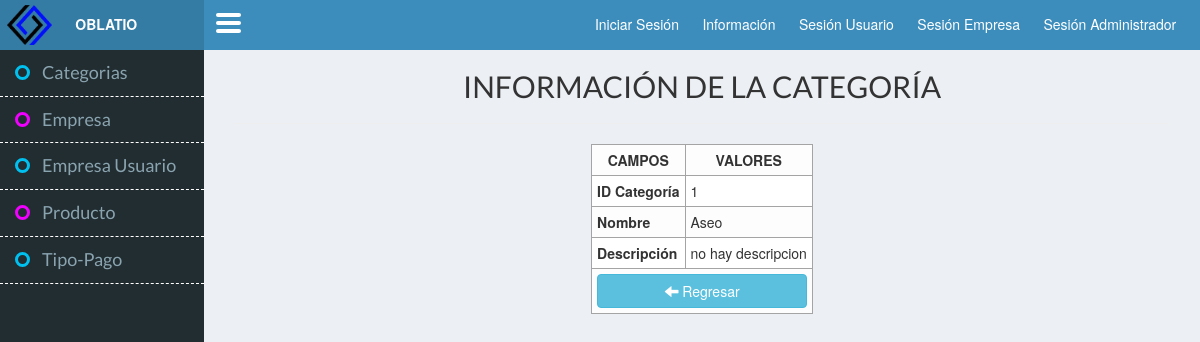
Screenshot of /index.php?controller=categoria&action=ver&codigo=1 with the database file from the repository.
### tables this page shows
CREATE TABLE `categoria` (
  `cat_id` int(11) NOT NULL,
  `cat_nombre` varchar(30) NOT NULL,
  `cat_descripcion` varchar(200) NOT NULL
);

### core/ControladorBase.php (called while the page is built, shortened)
<?php
class ControladorBase {
    protected $layout;
    public function __construct() {
        require_once 'Conectar.php';
        require_once 'EntidadBase.php';
        if (isset($_SESSION['adm_tipo_administrador'])) {
            $this->layout = 'admin';
        }elseif (isset ( $_SESSION['emp_cod'])) {
            $this->layout = 'empresa';
        } elseif (isset ( $_SESSION['usu_cod'])) {
            $this->layout = 'usuario';
        }
        else {
            $this->layout = 'principal';
        }
    }
    public function view($vista, $datos = null) {
        require_once 'view/layouts/' . $this->layout . '.php';
    }
}
?>

### core/Conectar.php (called while the page is built)
<?php
class Conectar
{
    private $driver;
    private $host, $user, $pass, $database, $charset;
    public function __construct()
    {
        $db_cfg = require_once 'config/database.php';
        $this->driver =$db_cfg["driver"];
        $this->host =$db_cfg["host"];
        $this->user =$db_cfg["user"];
        $this->pass =$db_cfg["pass"];
        $this->database =$db_cfg["database"];
        $this->charset =$db_cfg["charset"];
    }
    public function conexion()
    {
        if ($this->driver == "mysql" || $this->driver == null){
            $con = new mysqli($this->host, $this->user, $this->pass, $this->database);
            $con->query("SET NAMES '".$this->charset."'");
        }
        return $con;
    }
}
?>

### config/database.php (called while the page is built)
<?php
return array(
    "driver"    =>"mysql",
    "host"      =>"localhost",
    "user"      =>"root",
    "pass"      =>"",
    "database"  =>"oblatio_mvc_bd",
    "charset"   =>"utf8"
);
?>

### model/Categorias.php (called while the page is built, shortened)
<?php
class Categorias extends EntidadBase {
    public function __construct($adapter) {
        $table = "categoria";
    }
}
?>

### core/EntidadBase.php (called while the page is built, shortened)
<?php
class EntidadBase {
    private $table;
    private $db;
    public function __construct($table, $adapter) {
        $this->table = (string) $table;
        $this->db = $adapter;
    }
    public function getById($id, $primaryKey) {
        $query = $this->db->query("SELECT * FROM $this->table WHERE " . $primaryKey . "=" . $id);
        $resultSet = null;
        if ($row = $query->fetch_object()) {
            $resultSet = $row;
        } else {
            echo "No se pudo mostrar lo que busca, por favor contacte al administrador";
        }
        return $resultSet;
    }
}
?>

### view/categoria/verCategoriasView.php (the view)
<div id="" class="col-xs-12">
    <h3 class="textoCentrado FuenteTitulo tamanioFuente2">INFORMACIÓN DE LA CATEGORÍA</h3>
    <hr/>
</div>
<div id="" class="col-xs-12">
    <table id="tabla" class="centrarTabla">
        <thead>
            <tr>
                <th class="textoCentrado">CAMPOS</th>
                <th class="textoCentrado">VALORES</th>
            </tr>
        </thead>
        <tbody>
            <?php
            if (isset($getEdit)) {
                ?>
                <tr>
                    <td><strong>ID Categoría</strong></td>
                    <td><?php echo $getEdit->cat_id; ?></td>
                </tr>
                <tr>
                    <td><strong>Nombre</strong></td>
                    <td><?php echo $getEdit->cat_nombre; ?></td>
                </tr>
                <tr>
                    <td><strong>Descripción</strong></td>
                    <td><?php echo $getEdit->cat_descripcion; ?></td>
                </tr>
                <tr class="">
                    <td colspan="2">
                        <a href = "<?php echo "index.php?controller=categoria&action=index"; ?>" class="btn btn-info btn-block">
                            <i class="glyphicon glyphicon-arrow-left"></i>
                            Regresar
                        </a>
                    </td>
                </tr>
                <?php
            }
            ?>
        </tbody>
    </table>
</div>

### css/cssPrincipal.css (style rules this page uses)
body { margin: 0; padding-top: 50px; background-color: #ECF0F5; }
td, th { border: #A4A4A4 1px solid; padding: 5px; }
.centrarTabla { margin: 0 auto; }
.textoCentrado { text-align: center; }

### css/_fuentes.css (style rules this page uses)
.FuenteTitulo { font-family: 'Lato', sans-serif; }
.tamanioFuente2 { font-size: 30px; }

### rows the page displays
categoria: cat_id "1", cat_nombre "Aseo", cat_descripcion "no hay descripcion"
